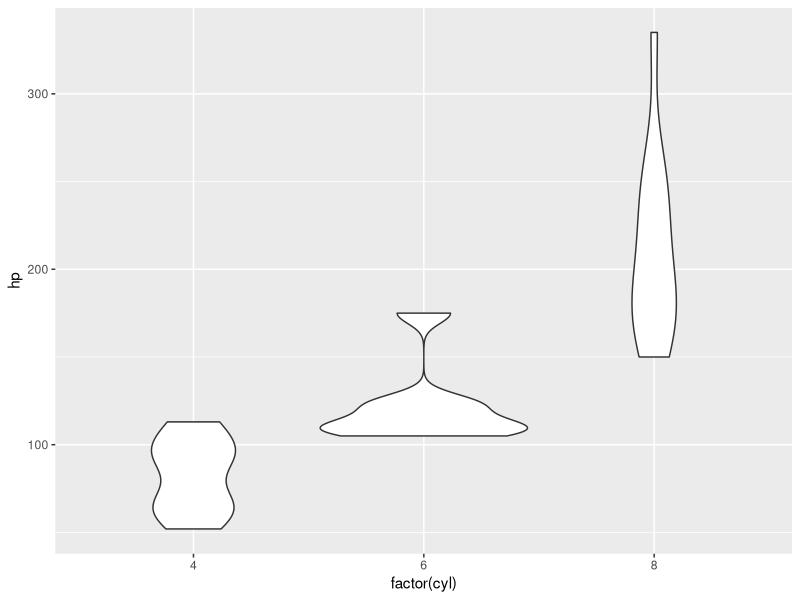

This figure's R source:
## ---- chunk 1
library(ggplot2)
## ---- chunk 2
ggplot(mtcars, aes(x = factor(cyl), y = hp)) +
  geom_violin()
